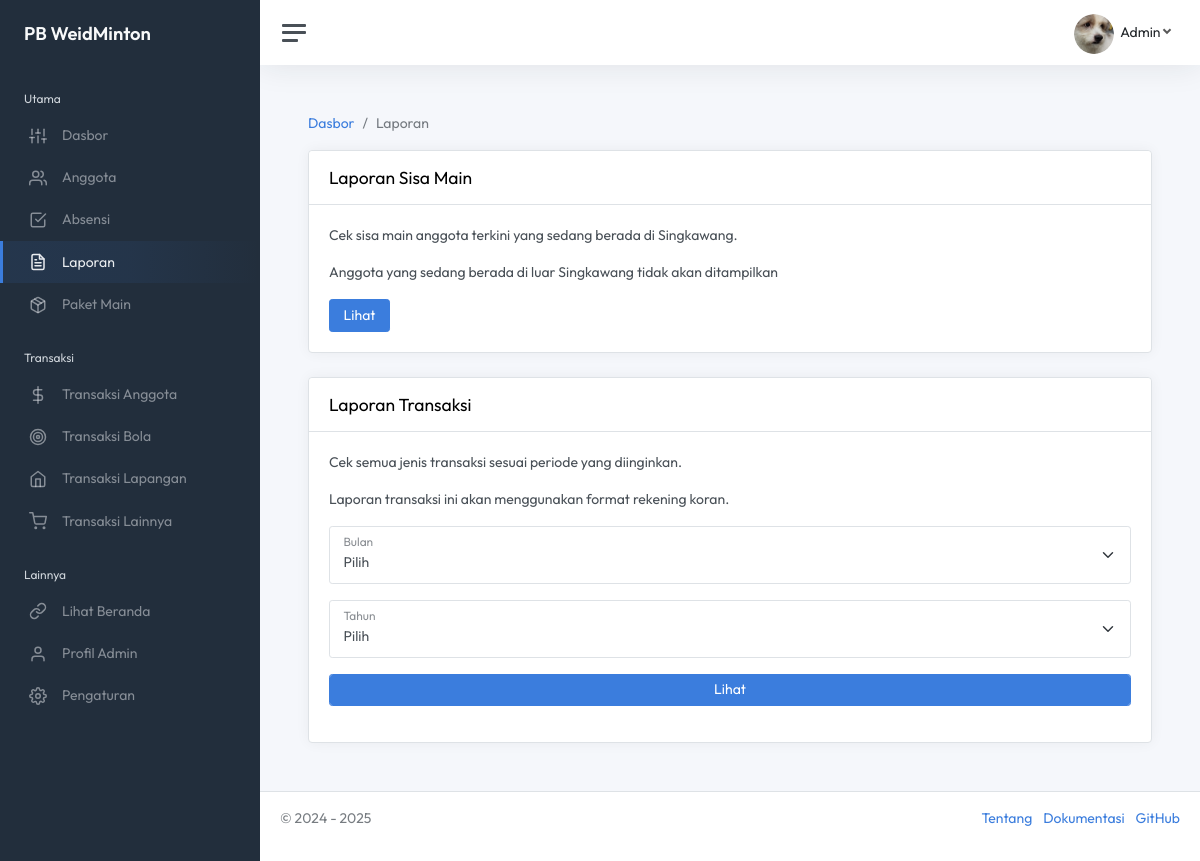
The app's page /public/admin/laporan (signed in) with its own data.
### tables this page shows
CREATE TABLE `profil_klub` (
  `id_pk` int(11) NOT NULL,
  `nama_klub` varchar(255) NOT NULL,
  `kota_asal` varchar(255) NOT NULL,
  `kas_awal` varchar(255) NOT NULL DEFAULT '0',
  `logo_klub` varchar(255) NOT NULL,
  `gambar_sampul` varchar(255) NOT NULL
);

CREATE TABLE `profil_admin` (
  `id_pa` int(11) NOT NULL,
  `nama` varchar(50) NOT NULL,
  `email` varchar(50) NOT NULL,
  `id_admin` varchar(50) NOT NULL,
  `kata_sandi` varchar(50) NOT NULL,
  `file_avatar` varchar(50) NOT NULL,
  `token_tautan` varchar(255) DEFAULT NULL,
  `masa_berlaku` datetime DEFAULT NULL
);

### app/Config/Controller.php (called while the page is built, shortened)
<?php
class Controller {
    public function view($view, $data = []) {
        require_once __DIR__ . "/../View/" . $view . ".php";
    }
}

### app/Controller/ControllerLaporan.php (called while the page is built, shortened)
<?php
class ControllerLaporan extends Controller {
    public function laporan() {
        $profil_klub = $this->model('ModelPengaturan')->tampilSemua();
        $profil_admin = $this->model('ModelProfil')->tampilSemua();
        $data = [
            "judul" => "Laporan - " . $profil_klub['nama_klub'],
            "profil_klub" => $profil_klub,
            "profil_admin" => $profil_admin
        ];
        $this->view("admin/header", $data);
        $this->view("admin/laporan", $data);
    }
}

### public/index.php (called while the page is built, shortened)
<?php
Router::run();

### app/Config/Database.php (called while the page is built, shortened)
<?php
class Database {
    private $host = DB_HOST;
    private $user = DB_USER;
    private $pass = DB_PASS;
    private $dbname = DB_NAME;
    public $dbh;
    private $stmt;
    public function  __construct() {
        $dsn = "mysql:host=$this->host;dbname=$this->dbname";
        $option = [
            PDO::ATTR_PERSISTENT => true,
            PDO::ATTR_ERRMODE => pdo::ERRMODE_EXCEPTION
        ];
        try {
            $this->dbh = new PDO($dsn, $this->user, $this->pass, $option);
        } catch (PDOException $e) {
            die ($e->getMessage());
        }
    }
    public function query($query) {
        $this->stmt = $this->dbh->prepare($query);
    }
    public function execute() {
        $this->stmt->execute();
    }
    public function single() {
        $this->execute();
        return $this->stmt->fetch(PDO::FETCH_ASSOC);
    }
}

### app/Model/ModelPengaturan.php (called while the page is built, shortened)
<?php
class ModelPengaturan {
    private $table = "profil_klub";
    private $db;
    public function __construct() {
        $this->db = new Database;
    }
    public function tampilSemua() {
        $this->db->query("SELECT * FROM " . $this->table . " WHERE id_pk='1'");
        $profil_klub = $this->db->single();
        return $profil_klub;
    }
}

### app/Model/ModelProfil.php (called while the page is built, shortened)
<?php
class ModelProfil {
    private $table = "profil_admin";
    private $db;
    public function __construct() {
        $this->db = new Database;
    }
    public function tampilSemua() {
        $this->db->query("SELECT * FROM " . $this->table . " WHERE id_pa='1'");
        $profil_admin = $this->db->single();
        return $profil_admin;
    }
}

### app/View/admin/laporan.php (the view, shortened to what this page needs)
<main class="content">
    <div class="container-fluid p-0">
        <nav aria-label="breadcrumb">
            <ol class="breadcrumb">
                <li class="breadcrumb-item"><a href="<?= BASEURL ?>/admin">Dasbor</a></li>
                <li class="breadcrumb-item active" aria-current="page">Laporan</li>
            </ol>
        </nav>
        <div class="row">
            <div class="col-12">
                <div class="card border">
                    <div class="card-header border-bottom">
                        <h4 class="mb-0">Laporan Sisa Main</h4>
                    </div>
                    <div class="card-body">
                        <p>Cek sisa main anggota terkini yang sedang berada di <?= $data['profil_klub']['kota_asal'] ?>.</p>
                        <p>Anggota yang sedang berada di luar <?= $data['profil_klub']['kota_asal'] ?> tidak akan ditampilkan</p>
                        <a href="<?= BASEURL ?>/admin/laporan/sisa_main" class="btn btn-primary">Lihat</a>
                    </div>
                </div>
            </div>
        </div>
        <div class="row">
            <div class="col-12">
                <div class="card border">
                    <div class="card-header border-bottom">
                        <h4 class="mb-0">Laporan Transaksi</h4>
                    </div>
                    <div class="card-body">
                        <p>Cek semua jenis transaksi sesuai periode yang diinginkan.</p>
                        <p>Laporan transaksi ini akan menggunakan format rekening koran.</p>
                        <form action="<?= BASEURL ?>/admin/laporan/transaksi" method="post">
                            <div class="input-group mb-3">
                                <div class="form-floating">
                                    <select class="form-select" name="bulan">
                                            <option selected>Pilih</option>
                                    </select>
                                    <label for="bulan">Bulan</label>
                                </div>
                            </div>
                            <div class="input-group mb-3">
                                <div class="form-floating">
                                    <select class="form-select" name="tahun">
                                            <option selected>Pilih</option>
                                    </select>
                                    <label for="tahun">Tahun</label>
                                </div>
                            </div>
                            <div class="input-group mb-3">
                                <button type="submit" class="btn btn-primary form-control">Lihat</a>
                            </div>
                        </form>
                    </div>
                </div>
            </div>
        </div>
    </div>
</main>

### app/Config/Router.php (shortened to what this page needs)
<?php
class Router {
    private static array $routes = [];
    public static function add(string $method,
                                string $path,
                                string $controller,
                                string $function,
                                array $middlewares = []): void {
        self::$routes[] = [
            'method' => $method,
            'path' => $path,
            'controller' => $controller,
            'function' => $function,
            'middleware' => $middlewares
        ];
    }
    public static function run(): void {
        $path = "/";
        if (isset($_SERVER['PATH_INFO'])) {
            $path = $_SERVER['PATH_INFO'];
        }
        $method = $_SERVER['REQUEST_METHOD'];
        foreach (self::$routes as $route) {
            $pattern = "#^" . $route['path'] . "$#";
            if (preg_match($pattern, $path, $variables) && $method == $route['method']) {
                $function = $route['function'];
                $controller = new $route['controller'];
                array_shift($variables);
                call_user_func_array([$controller, $function], $variables);
                return;
            }
        }
    }
}

### app/View/admin/header.php (shortened to what this page needs)
<!DOCTYPE html>
<html lang="en">
<head>
	<link rel="stylesheet" href="https://cdnjs.cloudflare.com/ajax/libs/croppie/2.6.5/croppie.min.css">
	<link rel="stylesheet" href="https://cdn.datatables.net/2.2.2/css/dataTables.bootstrap5.css">
	<link rel="stylesheet" href="<?= BASEURL ?>/css/bootstrap.css">
	<link rel="stylesheet" href="<?= BASEURL ?>/css/admin.css">
	<link rel="stylesheet" href="<?= BASEURL ?>/css/alertify.min.css">
    <link rel="stylesheet" href="<?= BASEURL ?>/css/app.css">
</head>
<body>
	<div class="wrapper">
		<nav id="sidebar" class="sidebar js-sidebar">
			<div class="sidebar-content js-simplebar">
				<a class="sidebar-brand" href="<?= BASEURL ?>/admin"><span class="align-middle"><?= $data['profil_klub']['nama_klub'] ?></span></a>
				<ul class="sidebar-nav">
					<li class="sidebar-header">Utama</li>
					<li class="sidebar-item <?= ($_SERVER['PATH_INFO'] == '/admin') ? 'active' : ''; ?>">
						<a class="sidebar-link" href="<?= BASEURL ?>/admin">
							<i class="align-middle" data-feather="sliders"></i> <span class="align-middle">Dasbor</span>
						</a>
					</li>
					<li class="sidebar-item <?= ($_SERVER['PATH_INFO'] == '/admin/anggota') ? 'active' : ''; ?>">
						<a class="sidebar-link" href="<?= BASEURL ?>/admin/anggota">
							<i class="align-middle" data-feather="users"></i> <span class="align-middle">Anggota</span>
						</a>
					</li>
					<li class="sidebar-item <?= ($_SERVER['PATH_INFO'] == '/admin/absensi') ? 'active' : ''; ?>">
						<a class="sidebar-link" href="<?= BASEURL ?>/admin/absensi">
							<i class="align-middle" data-feather="check-square"></i> <span class="align-middle">Absensi</span>
						</a>
					</li>
					<li class="sidebar-item <?= ($_SERVER['PATH_INFO'] == '/admin/laporan') ? 'active' : ''; ?>">
						<a class="sidebar-link" href="<?= BASEURL ?>/admin/laporan">
							<i class="align-middle" data-feather="file-text"></i> <span class="align-middle">Laporan</span>
						</a>
					</li>
					<li class="sidebar-item <?= ($_SERVER['PATH_INFO'] == '/admin/paket_main') ? 'active' : ''; ?>">
						<a class="sidebar-link" href="<?= BASEURL ?>/admin/paket_main">
							<i class="align-middle" data-feather="package"></i> <span class="align-middle">Paket Main</span>
						</a>
					</li>
					<li class="sidebar-header">Transaksi</li>
					<li class="sidebar-item <?= ($_SERVER['PATH_INFO'] == '/admin/transaksi_anggota') ? 'active' : ''; ?>">
						<a class="sidebar-link" href="<?= BASEURL ?>/admin/transaksi_anggota">
							<i class="align-middle" data-feather="dollar-sign"></i> <span class="align-middle">Transaksi Anggota</span>
						</a>
					</li>
					<li class="sidebar-item <?= ($_SERVER['PATH_INFO'] == '/admin/transaksi_bola') ? 'active' : ''; ?>">
						<a class="sidebar-link" href="<?= BASEURL ?>/admin/transaksi_bola">
							<i class="align-middle" data-feather="target"></i> <span class="align-middle">Transaksi Bola</span>
						</a>
					</li>
					<li class="sidebar-item <?= ($_SERVER['PATH_INFO'] == '/admin/transaksi_lapangan') ? 'active' : ''; ?>">
						<a class="sidebar-link" href="<?= BASEURL ?>/admin/transaksi_lapangan">
							<i class="align-middle" data-feather="home"></i> <span class="align-middle">Transaksi Lapangan</span>
						</a>
					</li>
					<li class="sidebar-item <?= ($_SERVER['PATH_INFO'] == '/admin/transaksi_lainnya') ? 'active' : ''; ?>">
						<a class="sidebar-link" href="<?= BASEURL ?>/admin/transaksi_lainnya">
							<i class="align-middle" data-feather="shopping-cart"></i> <span class="align-middle">Transaksi Lainnya</span>
						</a>
					</li>
					<li class="sidebar-header">Lainnya</li>
					<li class="sidebar-item">
						<a class="sidebar-link" href="<?= BASEURL ?>" target="_blank">
							<i class="align-middle" data-feather="link"></i> <span class="align-middle">Lihat Beranda</span>
						</a>
					</li>
					<li class="sidebar-item <?= ($_SERVER['PATH_INFO'] == '/admin/profil') ? 'active' : ''; ?>">
						<a class="sidebar-link" href="<?= BASEURL ?>/admin/profil">
							<i class="align-middle" data-feather="user"></i> <span class="align-middle">Profil Admin</span>
						</a>
					</li>
					<li class="sidebar-item <?= ($_SERVER['PATH_INFO'] == '/admin/pengaturan') ? 'active' : ''; ?>">
						<a class="sidebar-link" href="<?= BASEURL ?>/admin/pengaturan">
							<i class="align-middle" data-feather="settings"></i> <span class="align-middle">Pengaturan</span>
						</a>
					</li>
				</ul>
			</div>
		</nav>
		<div class="main">
			<nav class="navbar navbar-expand navbar-light navbar-bg">
				<a class="sidebar-toggle js-sidebar-toggle"><i class="hamburger align-self-center"></i></a>
				<ul class="navbar-nav navbar-align">
					<li class="nav-item dropdown">
						<a class="nav-link dropdown-toggle d-sm-inline-block" href="#" data-bs-toggle="dropdown"><img src="<?= BASEURL ?>/img/<?= $data['profil_admin']['file_avatar'] ?>" class="avatar img-fluid rounded-circle me-1" alt="avatar" /> <span class="text-dark"><?= $data['profil_admin']['nama'] ?></span></a>
					</li>
				</ul>
			</nav>

### records on screen
profil_klub: nama_klub "PB WeidMinton", kota_asal "Singkawang"
profil_admin: file_avatar (picture), nama "Admin"
